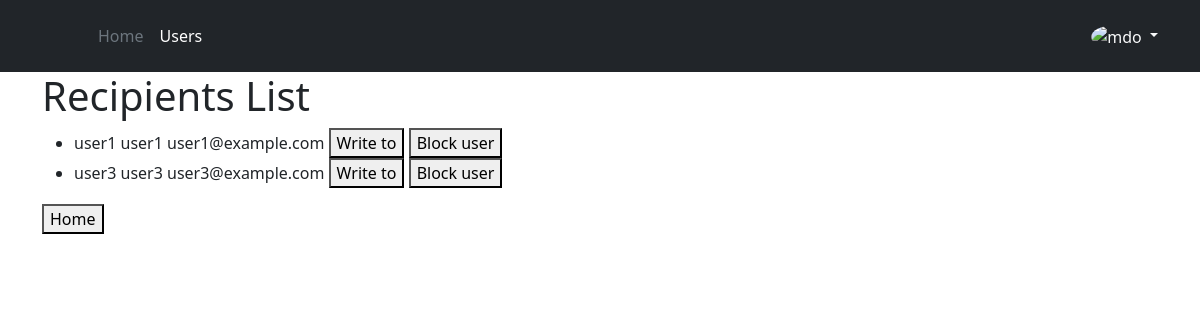
Screenshot of /recipients_list (signed in) with the database file from the repository.
### monolith/database.py (models this page shows, shortened)
class User(db.Model):
    __tablename__ = 'user'
    id = db.Column(db.Integer, primary_key=True, autoincrement=True)
    email = db.Column(db.Unicode(128), unique=True, nullable=False) # TODO insert again
    firstname = db.Column(db.Unicode(128))
    lastname = db.Column(db.Unicode(128))
    password = db.Column(db.Unicode(128))
    date_of_birth = db.Column(db.Date)
    is_active = db.Column(db.Boolean, default=True)
    is_admin = db.Column(db.Boolean, default=False)
    is_anonymous = False
    has_picture = db.Column(db.Boolean, default=False)  # has the user a personal profile picture
    lottery_points = db.Column(db.Integer, default=0)
    '''
    TODO 2nd priority stuffs

    content_filter_enabled = db.Column(db.Boolean, default=False)
    '''
    sent_messages = db.relationship('Message', backref='sender', lazy=True)
    received_messages = db.relationship('Message_Recipient', backref='recipient', lazy=True)
    reported_messages = db.relationship('Report', backref='reporter', lazy=True)
    @property
    def is_authenticated(self):
        return self._authenticated

### monolith/views/list.py (the view)
@list.route('/recipients_list',methods=['GET'])
def users_list():
    if current_user is not None and hasattr(current_user, 'id'):
        list_logic = ListLogic()
        recipients = list_logic.retrieving_recipients(current_user.id)
        return render_template("recipients_list.html", users=recipients)
    else:
        return redirect('/login')

### monolith/auth.py (called while the page is built)
@login_manager.user_loader
def load_user(user_id):
    user = User.query.get(user_id)
    if user is not None:
        user._authenticated = True
    return user

### monolith/list_logic.py (called while the page is built, shortened)
    def retrieving_users(self, id):
        all_users = db.session.query(User).where(User.is_admin == False).where(User.id != id).where(User.is_active != False)
        return [a for a in all_users]

    def retrieving_users_in_blacklist(self, id):
        blacklist = db.session.query(Blacklist).where(or_(Blacklist.blocking_user_id == id, Blacklist.blocked_user_id == id))
        return [b for b in blacklist]

    def retrieving_recipients(self, id):
        all_users = self.retrieving_users(id)
        blacklist = self.retrieving_users_in_blacklist(id)
        return all_users

### monolith/templates/recipients_list.html (shortened to what this page needs)
{% extends "layout.html" %}
{% block content %}
  <h1>Recipients List</h1>
    <ul>
      {% for user in users: %}
      <li>
      {{user.firstname}} {{user.lastname}} {{user.email}}
      <button onclick="location.href = '/new_message?single_recipient={{user.email}}';" id="writeToButton" class="float-left submit-button">Write to</button>
      <button onclick="location.href = '/block_user?target={{user.id}}';" id="blockUserButton" class="float-left submit-button">Block user</button>
      </li>
      {% endfor %}
    </ul>
    <button onclick="location.href = '/';" id="homeButton" class="float-left submit-button" >Home</button>
{% endblock %}

### monolith/static/style/style.css (style rules this page uses)
html, body { height: 100%; }

### rows the page displays
User: firstname "user1", lastname "user1", email "user1@example.com"
User: firstname "user3", lastname "user3", email "user3@example.com"
